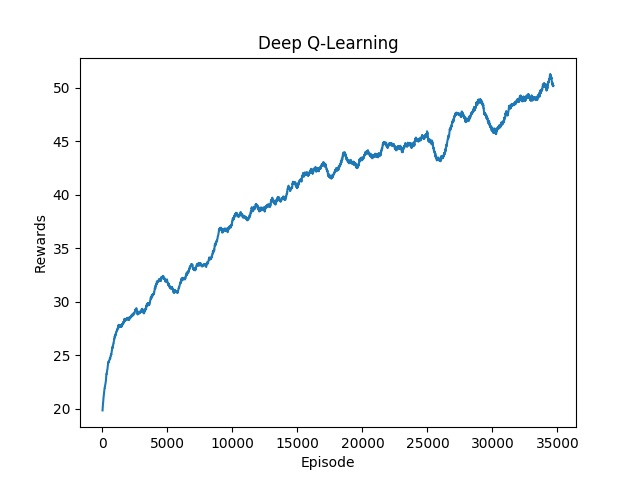

Here is the Python script that generated this plot:
import matplotlib.pyplot as plt

epochs = []
rewards = []
with open('dqn_gamma_0.9.log', 'r') as f:
    for line in f:
        _, epoch, _, _, _, _, _, _, reward, _, _, _, _, _, _ = line.split()
        epoch = int(epoch)
        reward = float(reward)
        epochs.append(epoch)
        rewards.append(reward)
   
a1, a2 = [], []
for _ in range(len(epochs) - 100):
    a1.append((_ + 1) * 10)
    a2.append(sum(rewards[_:_+100]) / 100)
plt.title('Deep Q-Learning')
plt.xlabel('Episode')
plt.ylabel('Rewards')
plt.plot(a1, a2)
plt.savefig('p1_dqn.jpg')
#plt.show()
